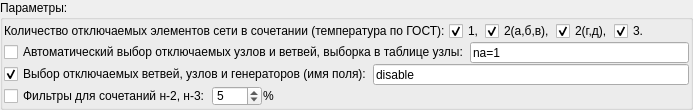
           <widget class="QGroupBox" name="gb_disable_comb">
            <property name="minimumSize">
             <size>
              <width>0</width>
              <height>100</height>
             </size>
            </property>
            <property name="maximumSize">
             <size>
              <width>16777215</width>
              <height>110</height>
             </size>
            </property>
            <property name="title">
             <string>Параметры:</string>
            </property>
            <property name="checkable">
             <bool>false</bool>
            </property>
            <layout class="QVBoxLayout" name="verticalLayout_6">
             <property name="spacing">
              <number>1</number>
             </property>
             <property name="leftMargin">
              <number>1</number>
             </property>
             <property name="topMargin">
              <number>1</number>
             </property>
             <property name="rightMargin">
              <number>1</number>
             </property>
             <property name="bottomMargin">
              <number>1</number>
             </property>
             <item>
              <layout class="QHBoxLayout" name="horizontalLayout_4">
               <item>
                <widget class="QLabel" name="label_2">
                 <property name="text">
                  <string>Количество отключаемых элементов сети в сочетании (температура по ГОСТ): </string>
                 </property>
                </widget>
               </item>
               <item>
                <widget class="QCheckBox" name="cb_n1">
                 <property name="enabled">
                  <bool>true</bool>
                 </property>
                 <property name="text">
                  <string>1,</string>
                 </property>
                 <property name="checked">
                  <bool>true</bool>
                 </property>
                </widget>
               </item>
               <item>
                <widget class="QCheckBox" name="cb_n2_abv">
                 <property name="enabled">
                  <bool>true</bool>
                 </property>
                 <property name="text">
                  <string>2(а,б,в),</string>
                 </property>
                 <property name="checked">
                  <bool>true</bool>
                 </property>
                </widget>
               </item>
               <item>
                <widget class="QCheckBox" name="cb_n2_gd">
                 <property name="enabled">
                  <bool>true</bool>
                 </property>
                 <property name="text">
                  <string>2(г,д),</string>
                 </property>
                 <property name="checked">
                  <bool>true</bool>
                 </property>
                </widget>
               </item>
               <item>
                <widget class="QCheckBox" name="cb_n3">
                 <property name="enabled">
                  <bool>true</bool>
                 </property>
                 <property name="text">
                  <string>3.</string>
                 </property>
                 <property name="checked">
                  <bool>true</bool>
                 </property>
                </widget>
               </item>
               <item>
                <spacer name="horizontalSpacer_3">
                 <property name="orientation">
                  <enum>Qt::Horizontal</enum>
                 </property>
                 <property name="sizeHint" stdset="0">
                  <size>
                   <width>40</width>
                   <height>20</height>
                  </size>
                 </property>
                </spacer>
               </item>
              </layout>
             </item>
             <item>
              <layout class="QHBoxLayout" name="horizontalLayout_7">
               <item>
                <widget class="QCheckBox" name="cb_auto_disable">
                 <property name="text">
                  <string>Автоматический выбор отключаемых узлов и ветвей, выборка в таблице узлы:</string>
                 </property>
                 <property name="checked">
                  <bool>false</bool>
                 </property>
                </widget>
               </item>
               <item>
                <widget class="QLineEdit" name="le_auto_disable_choice">
                 <property name="text">
                  <string>na=1</string>
                 </property>
                </widget>
               </item>
              </layout>
             </item>
             <item>
              <layout class="QHBoxLayout" name="horizontalLayout_22">
               <item>
                <widget class="QCheckBox" name="cb_comb_field">
                 <property name="enabled">
                  <bool>true</bool>
                 </property>
                 <property name="text">
                  <string>Выбор отключаемых ветвей, узлов и генераторов (имя поля):</string>
                 </property>
                 <property name="checked">
                  <bool>true</bool>
                 </property>
                </widget>
               </item>
               <item>
                <widget class="QLineEdit" name="le_comb_field">
                 <property name="text">
                  <string>disable</string>
                 </property>
                </widget>
               </item>
              </layout>
             </item>
             <item>
              <layout class="QHBoxLayout" name="horizontalLayout_6">
               <item>
                <widget class="QCheckBox" name="cb_filter_comb">
                 <property name="enabled">
                  <bool>true</bool>
                 </property>
                 <property name="minimumSize">
                  <size>
                   <width>0</width>
                   <height>20</height>
                  </size>
                 </property>
                 <property name="text">
                  <string>Фильтры для сочетаний н-2, н-3:</string>
                 </property>
                 <property name="checked">
                  <bool>false</bool>
                 </property>
                </widget>
               </item>
               <item>
                <widget class="QSpinBox" name="sb_filter_comb_val">
                 <property name="minimumSize">
                  <size>
                   <width>50</width>
                   <height>20</height>
                  </size>
                 </property>
                 <property name="value">
                  <number>5</number>
                 </property>
                </widget>
               </item>
               <item>
                <widget class="QLabel" name="label_7">
                 <property name="enabled">
                  <bool>true</bool>
                 </property>
                 <property name="text">
                  <string>%</string>
                 </property>
                </widget>
               </item>
               <item>
                <spacer name="horizontalSpacer_4">
                 <property name="orientation">
                  <enum>Qt::Horizontal</enum>
                 </property>
                 <property name="sizeHint" stdset="0">
                  <size>
                   <width>40</width>
                   <height>20</height>
                  </size>
                 </property>
                </spacer>
               </item>
              </layout>
             </item>
            </layout>
           </widget>
